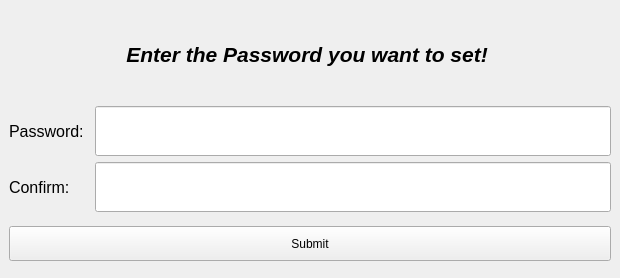
<?xml version="1.0" encoding="UTF-8"?>
<ui version="4.0">
 <class>passwordWindow</class>
 <widget class="QMainWindow" name="passwordWindow">
  <property name="geometry">
   <rect>
    <x>0</x>
    <y>0</y>
    <width>620</width>
    <height>278</height>
   </rect>
  </property>
  <property name="windowTitle">
   <string>Damglorious Local Encryption</string>
  </property>
  <widget class="QWidget" name="centralwidget">
   <layout class="QVBoxLayout" name="verticalLayout">
    <item>
     <widget class="QLabel" name="label">
      <property name="maximumSize">
       <size>
        <width>16777215</width>
        <height>75</height>
       </size>
      </property>
      <property name="text">
       <string>&lt;html&gt;&lt;head/&gt;&lt;body&gt;&lt;p align=&quot;center&quot;&gt;&lt;span style=&quot; font-size:16pt; font-weight:600; font-style:italic;&quot;&gt;Enter the Password you want to set! &lt;/span&gt;&lt;/p&gt;&lt;/body&gt;&lt;/html&gt;</string>
      </property>
     </widget>
    </item>
    <item>
     <layout class="QHBoxLayout" name="horizontalLayout_2">
      <item>
       <layout class="QVBoxLayout" name="verticalLayout_2">
        <item>
         <widget class="QLabel" name="label_3">
          <property name="font">
           <font>
            <pointsize>12</pointsize>
           </font>
          </property>
          <property name="text">
           <string>Password: </string>
          </property>
         </widget>
        </item>
        <item>
         <widget class="QLabel" name="label_4">
          <property name="font">
           <font>
            <pointsize>12</pointsize>
           </font>
          </property>
          <property name="text">
           <string>Confirm:</string>
          </property>
         </widget>
        </item>
       </layout>
      </item>
      <item>
       <layout class="QVBoxLayout" name="verticalLayout_3">
        <item>
         <widget class="QLineEdit" name="password">
          <property name="minimumSize">
           <size>
            <width>0</width>
            <height>50</height>
           </size>
          </property>
          <property name="font">
           <font>
            <pointsize>12</pointsize>
           </font>
          </property>
         </widget>
        </item>
        <item>
         <widget class="QLineEdit" name="confirm">
          <property name="minimumSize">
           <size>
            <width>0</width>
            <height>50</height>
           </size>
          </property>
          <property name="font">
           <font>
            <pointsize>12</pointsize>
           </font>
          </property>
         </widget>
        </item>
       </layout>
      </item>
     </layout>
    </item>
    <item>
     <widget class="QPushButton" name="pushButton">
      <property name="minimumSize">
       <size>
        <width>0</width>
        <height>35</height>
       </size>
      </property>
      <property name="text">
       <string>Submit</string>
      </property>
     </widget>
    </item>
   </layout>
  </widget>
 </widget>
 <resources/>
 <connections/>
</ui>
